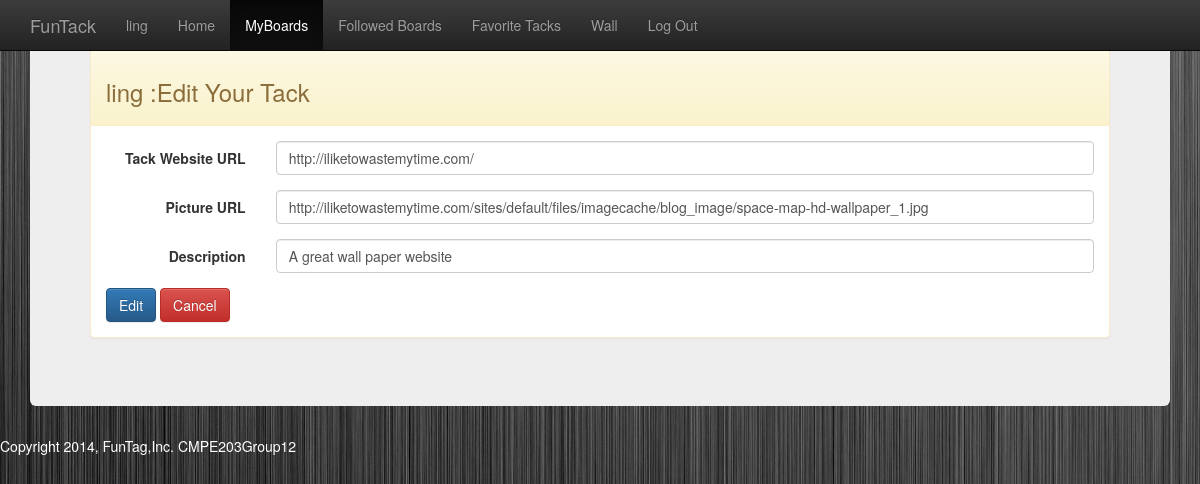
The page /views/user_edit_tack.php?tackid=1&boardid=1 (signed in) on the database its author committed.
### tables this page shows
CREATE TABLE users (
user_id int Not NULL AUTO_INCREMENT,
first_name varchar(100) NOT NULL,
last_name varchar(100) NOT NULL,
email_id varchar(100) NOT NULL,  
password MEDIUMTEXT not NULL,
admin_authority bit default 0, 
PRIMARY KEY (user_id)
);

CREATE TABLE tacks (
tack_id int NOT NULL AUTO_INCREMENT,
user_id int NOT NULL,   
website_url varchar(255) ,
picture_url varchar(255) ,
description varchar(255),
no_of_retacks int,
no_of_favorites int,
FOREIGN KEY (user_id) REFERENCES users(user_id)
  ON DELETE CASCADE ON UPDATE CASCADE,
PRIMARY KEY (tack_id)
);

### models/database.php (called while the page is built, shortened)
<?php
class MySQLDatabase {
	public $connection;
	public function open_connection(){
		$this->connection = mysqli_connect(DB_SERVER, DB_USER, DB_PASS, DB_NAME);
	}
	public function query($sql){
	 $result= mysqli_query($this->connection, $sql);
		return $result;
	}
	public function fetch_array($result_set){
		return mysqli_fetch_array($result_set);
	}
}
	$database = new MySQLDatabase();
?>

### models/user.php (called while the page is built, shortened)
<?php
	require_once("database.php");
class User {
	private static function instantiate ($record){
		$object =new self;
		$object->user_id =$record['user_id'];
		$object->email_id =$record['email_id'];
		$object->password =$record['password'];
		$object->last_name =$record['last_name'];
		$object->first_name =$record['first_name'];
		$object->admin_authority =$record['admin_authority'];
		return $object;
	}
	public static function find_by_id($id=0) {
		$result_array = static::find_by_sql("select * from users where user_id={$id} limit 1");
		return $result_array[0];
	}
	public static function find_by_sql($sql=""){
		global $database;
		$result_set =$database->query($sql);
		$object_array = array();
		while($row = $database->fetch_array($result_set)){
			$object_array[] = static::instantiate ($row);
		}
		return $object_array;
	}
}
?>

### controllers/userEditTackController.php (called while the page is built, shortened)
<?php
$user = User::find_by_id($_SESSION["user_id"]);
$tack = Tack::find_by_id($_GET["tackid"]);
$board = Board::find_by_id($_GET["boardid"]);
?>

### models/tack.php (called while the page is built, shortened)
<?php
	require_once("database.php");
class Tack {
	private static function instantiate ($record){
		$object =new self;
		$object->tack_id =$record['tack_id'];
		$object->user_id =$record['user_id'];
		$object->website_url =$record['website_url'];
		$object->picture_url =$record['picture_url'];
		$object->description =$record['description'];
		$object->no_of_retacks =$record['no_of_retacks'];
		$object->no_of_favorites =$record['no_of_favorites'];
		return $object;
	}
	public static function find_by_sql($sql=""){
		global $database;
		$result_set =$database->query($sql);
		if($result_set){
			$object_array = array();
			while($row = $database->fetch_array($result_set)){
				$object_array[] = static::instantiate ($row);
			}
			return $object_array;
		}
		else return NULL;
	}
	public static function find_by_id($id=0) {
		$result_array = static::find_by_sql("select * from tacks where tack_id={$id} limit 1");
		return $result_array[0] ;
	}
}
?>

### models/board.php (called while the page is built, shortened)
<?php
	require_once("database.php");
class Board {
	private static function instantiate ($record){
		$object =new self;
		$object->board_id=$record['board_id'];
		$object->category_id =$record['category_id'];
		$object->user_id =$record['user_id'];
		$object->name =$record['name'];
		$object->description =$record['description'];
		$object->created_date =$record['created_date'];
		$object->no_of_tacks =$record['no_of_tacks'];
		$object->privacy =$record['privacy'];
		return $object;
	}
	public static function find_by_sql($sql=""){
		global $database;
		$result_set =$database->query($sql);
		if ($result_set){
			$object_array = array();
			while($row = $database->fetch_array($result_set)){
				$object_array[] = static::instantiate ($row);
			}
			return $object_array;
		}
		else return NULL;
	}
	public static function find_by_id($id=0) {
		$result_array = static::find_by_sql("select * from boards where board_id={$id} limit 1");
		return $result_array[0] ;
	}
}

### views/user_edit_tack.php (the view, shortened to what this page needs)
<?php require_once("../controllers/userEditTackController.php"); ?>
<?php include("layouts/header.php"); ?>
<?php $activeMenu = "user_myboards"; include("layouts/menu.php"); ?>
<div id="content">
    <div class="panel panel-warning" >
	<div class="panel-heading"><h3><?php echo htmlentities($user->first_name); ?> :Edit Your Tack </h3></div>
	<div class="panel-body">
		<form action="user_edit_tack.php?tackid=<?php echo urlencode($tack->tack_id);?>&boardid=<?php echo urlencode($board->board_id);?>" method="post" class="form-horizontal" role="form">
			<div class="form-group">
				<label for="WebsiteURL" class="col-sm-2 control-label">Tack Website URL</label>
				<div class="col-sm-10">
					<input type="text" name="websiteurl" class="form-control" value="<?php echo htmlentities($tack->website_url); ?>" placeholder="Website URL">
				</div>
			</div>
			<div class="form-group">
				<label for="WebsiteURL" class="col-sm-2 control-label">Picture URL</label>
				<div class="col-sm-10">
					<input type="text" name="pictureurl" class="form-control" value="<?php echo htmlentities($tack->picture_url); ?>" placeholder="picture URL">
				</div>
			</div>
			<div class="form-group">
				<label for="Description" class="col-sm-2 control-label">Description</label>
				<div class="col-sm-10">
					<input type="text" name="description" class="form-control" value="<?php echo htmlentities($tack->description); ?>" placeholder="Description">
				</div>
			</div>
			<input type="submit" name="submit" value="Edit" class="btn btn-primary"/>
			<a class="btn btn-danger " href="user_board.php?id=<?php echo urlencode($board->board_id);?>">Cancel</a>
		</form>
		</div>
	</div>
</div>
<?php include("layouts/footer.php"); ?>

### rows shown on the page
users: first_name "ling"
tacks: websiteurl "http://iliketowastemytime.com/", pictureurl "http://iliketowastemytime.com/sites/default/files/imagecache/blog_image/space-map-hd-wallpaper_1.jpg", description "A great wall paper website"

### other values the page prints
$_SESSION["first_name"] "ling"
